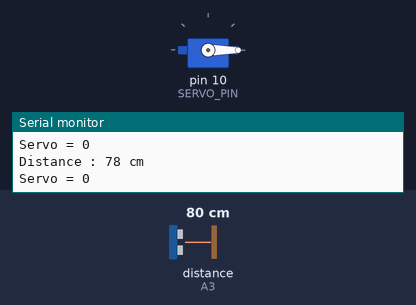
This sketch was run on a simulated Arduino Uno, built with avr-gcc and run on an emulated ATmega328P. Parts: servo, the last lines printed to the serial monitor. Wiring (inferred from the names in the program): ultrasonic range finder: trigger pin 5; echo A3. The inputs (shaded band) are chosen by the test bench; at power-on: distance to the obstacle (sensor on A3) 80 cm. The echo pulse lasts 58.3 µs per cm.

Above: at 1.2 s.
1.3 s: distance to the obstacle (sensor on A3) set to 33 cm
2.8 s: distance to the obstacle (sensor on A3) set to 29 cm
At 3.6 s:
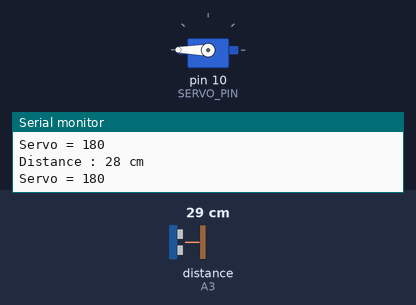
4.5 s: distance to the obstacle (sensor on A3) set to 35 cm
At 5.2 s:
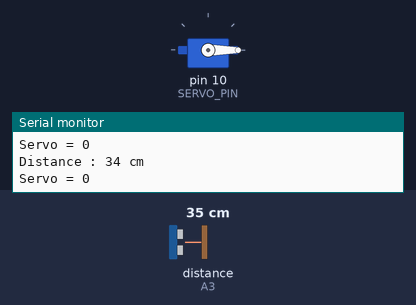
6.0 s: distance to the obstacle (sensor on A3) set to 2 cm
At 6.8 s:
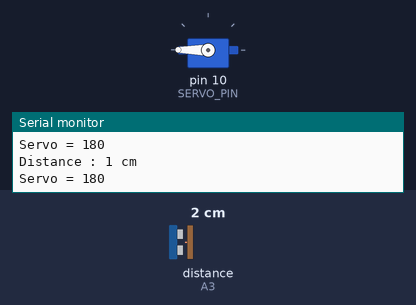
Timing chart, 0 to 8.5 s (numbered marks = the images above; inputs shaded):
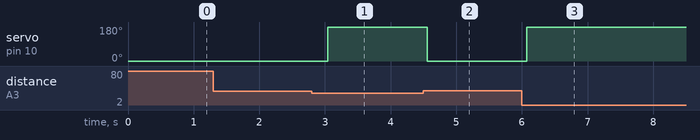

Measured:
- the behaviour switches between 32 and 31 cm on distance to the obstacle (sensor on A3) (found by bisection; images 0 and 1)
- after the input at 2.8 s, servo on pin 10 (SERVO_PIN): 0° → 180° after 0.25 s
- after the input at 4.5 s, servo on pin 10 (SERVO_PIN): 180° → 0° after 0.06 s
- after the input at 6.0 s, servo on pin 10 (SERVO_PIN): 0° → 180° after 0.07 s

The sketch:

Practical_51.ino
```cpp
/*
=========================================
Practical-51 : Servo Move Based on Distance
Servo  -> D10
TRIG   -> D5
ECHO   -> A3
=========================================
*/

#include <Servo.h>

#define TRIG_PIN 5
#define ECHO_PIN A3
#define SERVO_PIN 10

Servo myServo;

long duration;
int distance;

void setup()
{
  Serial.begin(9600);

  pinMode(TRIG_PIN, OUTPUT);
  pinMode(ECHO_PIN, INPUT);

  myServo.attach(SERVO_PIN);

  myServo.write(0);

  Serial.println("===== Servo Move Based on Distance =====");
}

void loop()
{
  digitalWrite(TRIG_PIN, LOW);
  delayMicroseconds(2);

  digitalWrite(TRIG_PIN, HIGH);
  delayMicroseconds(10);
  digitalWrite(TRIG_PIN, LOW);

  duration = pulseIn(ECHO_PIN, HIGH, 30000);

  if (duration == 0) {
    Serial.println("Out of Range");
    myServo.write(0);
    delay(300);
    return;
  }

  distance = duration * 0.034 / 2;

  Serial.print("Distance : ");
  Serial.print(distance);
  Serial.println(" cm");

  if (distance <= 30)
  {
    myServo.write(180);
    Serial.println("Servo = 180");
  }
  else
  {
    myServo.write(0);
    Serial.println("Servo = 0");
  }

  delay(300);
}
```
